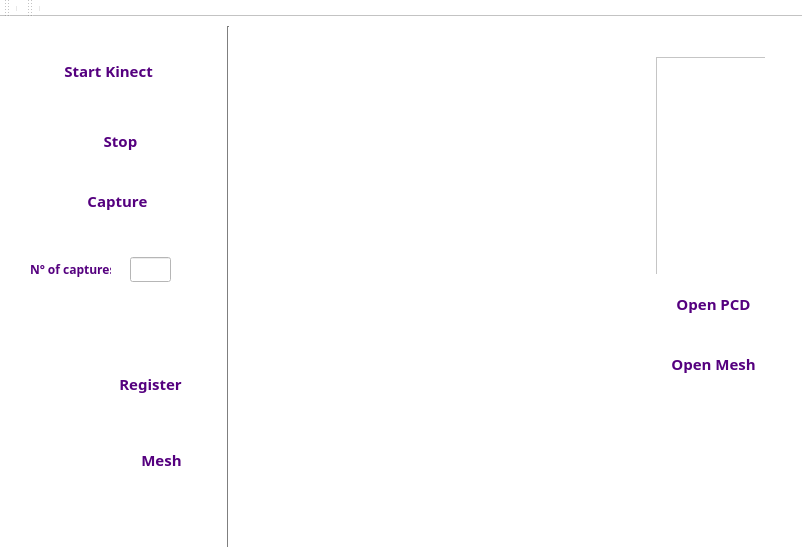
<?xml version="1.0" encoding="UTF-8"?>
<ui version="4.0">
 <class>MainWindow</class>
 <widget class="QMainWindow" name="MainWindow">
  <property name="geometry">
   <rect>
    <x>0</x>
    <y>0</y>
    <width>802</width>
    <height>553</height>
   </rect>
  </property>
  <property name="palette">
   <palette>
    <active>
     <colorrole role="WindowText">
      <brush brushstyle="SolidPattern">
       <color alpha="255">
        <red>0</red>
        <green>0</green>
        <blue>0</blue>
       </color>
      </brush>
     </colorrole>
     <colorrole role="Button">
      <brush brushstyle="SolidPattern">
       <color alpha="255">
        <red>255</red>
        <green>255</green>
        <blue>255</blue>
       </color>
      </brush>
     </colorrole>
     <colorrole role="Light">
      <brush brushstyle="SolidPattern">
       <color alpha="255">
        <red>255</red>
        <green>255</green>
        <blue>255</blue>
       </color>
      </brush>
     </colorrole>
     <colorrole role="Midlight">
      <brush brushstyle="SolidPattern">
       <color alpha="255">
        <red>255</red>
        <green>255</green>
        <blue>255</blue>
       </color>
      </brush>
     </colorrole>
     <colorrole role="Dark">
      <brush brushstyle="SolidPattern">
       <color alpha="255">
        <red>127</red>
        <green>127</green>
        <blue>127</blue>
       </color>
      </brush>
     </colorrole>
     <colorrole role="Mid">
      <brush brushstyle="SolidPattern">
       <color alpha="255">
        <red>170</red>
        <green>170</green>
        <blue>170</blue>
       </color>
      </brush>
     </colorrole>
     <colorrole role="Text">
      <brush brushstyle="SolidPattern">
       <color alpha="255">
        <red>0</red>
        <green>0</green>
        <blue>0</blue>
       </color>
      </brush>
     </colorrole>
     <colorrole role="BrightText">
      <brush brushstyle="SolidPattern">
       <color alpha="255">
        <red>255</red>
        <green>255</green>
        <blue>255</blue>
       </color>
      </brush>
     </colorrole>
     <colorrole role="ButtonText">
      <brush brushstyle="SolidPattern">
       <color alpha="255">
        <red>0</red>
        <green>0</green>
        <blue>0</blue>
       </color>
      </brush>
     </colorrole>
     <colorrole role="Base">
      <brush brushstyle="SolidPattern">
       <color alpha="255">
        <red>255</red>
        <green>255</green>
        <blue>255</blue>
       </color>
      </brush>
     </colorrole>
     <colorrole role="Window">
      <brush brushstyle="SolidPattern">
       <color alpha="255">
        <red>255</red>
        <green>255</green>
        <blue>255</blue>
       </color>
      </brush>
     </colorrole>
     <colorrole role="Shadow">
      <brush brushstyle="SolidPattern">
       <color alpha="255">
        <red>0</red>
        <green>0</green>
        <blue>0</blue>
       </color>
      </brush>
     </colorrole>
     <colorrole role="AlternateBase">
      <brush brushstyle="SolidPattern">
       <color alpha="255">
        <red>255</red>
        <green>255</green>
        <blue>255</blue>
       </color>
      </brush>
     </colorrole>
     <colorrole role="ToolTipBase">
      <brush brushstyle="SolidPattern">
       <color alpha="255">
        <red>255</red>
        <green>255</green>
        <blue>220</blue>
       </color>
      </brush>
     </colorrole>
     <colorrole role="ToolTipText">
      <brush brushstyle="SolidPattern">
       <color alpha="255">
        <red>0</red>
        <green>0</green>
        <blue>0</blue>
       </color>
      </brush>
     </colorrole>
    </active>
    <inactive>
     <colorrole role="WindowText">
      <brush brushstyle="SolidPattern">
       <color alpha="255">
        <red>0</red>
        <green>0</green>
        <blue>0</blue>
       </color>
      </brush>
     </colorrole>
     <colorrole role="Button">
      <brush brushstyle="SolidPattern">
       <color alpha="255">
        <red>255</red>
        <green>255</green>
        <blue>255</blue>
       </color>
      </brush>
     </colorrole>
     <colorrole role="Light">
      <brush brushstyle="SolidPattern">
       <color alpha="255">
        <red>255</red>
        <green>255</green>
        <blue>255</blue>
       </color>
      </brush>
     </colorrole>
     <colorrole role="Midlight">
      <brush brushstyle="SolidPattern">
       <color alpha="255">
        <red>255</red>
        <green>255</green>
        <blue>255</blue>
       </color>
      </brush>
     </colorrole>
     <colorrole role="Dark">
      <brush brushstyle="SolidPattern">
       <color alpha="255">
        <red>127</red>
        <green>127</green>
        <blue>127</blue>
       </color>
      </brush>
     </colorrole>
     <colorrole role="Mid">
      <brush brushstyle="SolidPattern">
       <color alpha="255">
        <red>170</red>
        <green>170</green>
        <blue>170</blue>
       </color>
      </brush>
     </colorrole>
     <colorrole role="Text">
      <brush brushstyle="SolidPattern">
       <color alpha="255">
        <red>0</red>
        <green>0</green>
        <blue>0</blue>
       </color>
      </brush>
     </colorrole>
     <colorrole role="BrightText">
      <brush brushstyle="SolidPattern">
       <color alpha="255">
        <red>255</red>
        <green>255</green>
        <blue>255</blue>
       </color>
      </brush>
     </colorrole>
     <colorrole role="ButtonText">
      <brush brushstyle="SolidPattern">
       <color alpha="255">
        <red>0</red>
        <green>0</green>
        <blue>0</blue>
       </color>
      </brush>
     </colorrole>
     <colorrole role="Base">
      <brush brushstyle="SolidPattern">
       <color alpha="255">
        <red>255</red>
        <green>255</green>
        <blue>255</blue>
       </color>
      </brush>
     </colorrole>
     <colorrole role="Window">
      <brush brushstyle="SolidPattern">
       <color alpha="255">
        <red>255</red>
        <green>255</green>
        <blue>255</blue>
       </color>
      </brush>
     </colorrole>
     <colorrole role="Shadow">
      <brush brushstyle="SolidPattern">
       <color alpha="255">
        <red>0</red>
        <green>0</green>
        <blue>0</blue>
       </color>
      </brush>
     </colorrole>
     <colorrole role="AlternateBase">
      <brush brushstyle="SolidPattern">
       <color alpha="255">
        <red>255</red>
        <green>255</green>
        <blue>255</blue>
       </color>
      </brush>
     </colorrole>
     <colorrole role="ToolTipBase">
      <brush brushstyle="SolidPattern">
       <color alpha="255">
        <red>255</red>
        <green>255</green>
        <blue>220</blue>
       </color>
      </brush>
     </colorrole>
     <colorrole role="ToolTipText">
      <brush brushstyle="SolidPattern">
       <color alpha="255">
        <red>0</red>
        <green>0</green>
        <blue>0</blue>
       </color>
      </brush>
     </colorrole>
    </inactive>
    <disabled>
     <colorrole role="WindowText">
      <brush brushstyle="SolidPattern">
       <color alpha="255">
        <red>127</red>
        <green>127</green>
        <blue>127</blue>
       </color>
      </brush>
     </colorrole>
     <colorrole role="Button">
      <brush brushstyle="SolidPattern">
       <color alpha="255">
        <red>255</red>
        <green>255</green>
        <blue>255</blue>
       </color>
      </brush>
     </colorrole>
     <colorrole role="Light">
      <brush brushstyle="SolidPattern">
       <color alpha="255">
        <red>255</red>
        <green>255</green>
        <blue>255</blue>
       </color>
      </brush>
     </colorrole>
     <colorrole role="Midlight">
      <brush brushstyle="SolidPattern">
       <color alpha="255">
        <red>255</red>
        <green>255</green>
        <blue>255</blue>
       </color>
      </brush>
     </colorrole>
     <colorrole role="Dark">
      <brush brushstyle="SolidPattern">
       <color alpha="255">
        <red>127</red>
        <green>127</green>
        <blue>127</blue>
       </color>
      </brush>
     </colorrole>
     <colorrole role="Mid">
      <brush brushstyle="SolidPattern">
       <color alpha="255">
        <red>170</red>
        <green>170</green>
        <blue>170</blue>
       </color>
      </brush>
     </colorrole>
     <colorrole role="Text">
      <brush brushstyle="SolidPattern">
       <color alpha="255">
        <red>127</red>
        <green>127</green>
        <blue>127</blue>
       </color>
      </brush>
     </colorrole>
     <colorrole role="BrightText">
      <brush brushstyle="SolidPattern">
       <color alpha="255">
        <red>255</red>
        <green>255</green>
        <blue>255</blue>
       </color>
      </brush>
     </colorrole>
     <colorrole role="ButtonText">
      <brush brushstyle="SolidPattern">
       <color alpha="255">
        <red>127</red>
        <green>127</green>
        <blue>127</blue>
       </color>
      </brush>
     </colorrole>
     <colorrole role="Base">
      <brush brushstyle="SolidPattern">
       <color alpha="255">
        <red>255</red>
        <green>255</green>
        <blue>255</blue>
       </color>
      </brush>
     </colorrole>
     <colorrole role="Window">
      <brush brushstyle="SolidPattern">
       <color alpha="255">
        <red>255</red>
        <green>255</green>
        <blue>255</blue>
       </color>
      </brush>
     </colorrole>
     <colorrole role="Shadow">
      <brush brushstyle="SolidPattern">
       <color alpha="255">
        <red>0</red>
        <green>0</green>
        <blue>0</blue>
       </color>
      </brush>
     </colorrole>
     <colorrole role="AlternateBase">
      <brush brushstyle="SolidPattern">
       <color alpha="255">
        <red>255</red>
        <green>255</green>
        <blue>255</blue>
       </color>
      </brush>
     </colorrole>
     <colorrole role="ToolTipBase">
      <brush brushstyle="SolidPattern">
       <color alpha="255">
        <red>255</red>
        <green>255</green>
        <blue>220</blue>
       </color>
      </brush>
     </colorrole>
     <colorrole role="ToolTipText">
      <brush brushstyle="SolidPattern">
       <color alpha="255">
        <red>0</red>
        <green>0</green>
        <blue>0</blue>
       </color>
      </brush>
     </colorrole>
    </disabled>
   </palette>
  </property>
  <property name="font">
   <font>
    <family>Ebrima</family>
    <pointsize>10</pointsize>
   </font>
  </property>
  <property name="windowTitle">
   <string>MainWindow</string>
  </property>
  <widget class="QWidget" name="centralWidget">
   <widget class="Line" name="Separator">
    <property name="geometry">
     <rect>
      <x>220</x>
      <y>9</y>
      <width>16</width>
      <height>521</height>
     </rect>
    </property>
    <property name="orientation">
     <enum>Qt::Vertical</enum>
    </property>
   </widget>
   <widget class="QWidget" name="layoutWidget">
    <property name="geometry">
     <rect>
      <x>255</x>
      <y>19</y>
      <width>521</width>
      <height>481</height>
     </rect>
    </property>
    <layout class="QVBoxLayout" name="Kinect_images">
     <item>
      <widget class="QWidget" name="Depht_image" native="true">
       <widget class="QListView" name="listView">
        <property name="geometry">
         <rect>
          <x>390</x>
          <y>10</y>
          <width>121</width>
          <height>221</height>
         </rect>
        </property>
       </widget>
       <widget class="QLabel" name="window">
        <property name="geometry">
         <rect>
          <x>0</x>
          <y>2</y>
          <width>331</width>
          <height>201</height>
         </rect>
        </property>
        <property name="text">
         <string/>
        </property>
       </widget>
      </widget>
     </item>
     <item>
      <widget class="QWidget" name="Color_image" native="true">
       <widget class="QToolButton" name="Register_button_6">
        <property name="geometry">
         <rect>
          <x>390</x>
          <y>0</y>
          <width>115</width>
          <height>47</height>
         </rect>
        </property>
        <property name="palette">
         <palette>
          <active>
           <colorrole role="ButtonText">
            <brush brushstyle="SolidPattern">
             <color alpha="255">
              <red>85</red>
              <green>0</green>
              <blue>127</blue>
             </color>
            </brush>
           </colorrole>
          </active>
          <inactive>
           <colorrole role="ButtonText">
            <brush brushstyle="SolidPattern">
             <color alpha="255">
              <red>85</red>
              <green>0</green>
              <blue>127</blue>
             </color>
            </brush>
           </colorrole>
          </inactive>
          <disabled>
           <colorrole role="ButtonText">
            <brush brushstyle="SolidPattern">
             <color alpha="255">
              <red>127</red>
              <green>127</green>
              <blue>127</blue>
             </color>
            </brush>
           </colorrole>
          </disabled>
         </palette>
        </property>
        <property name="font">
         <font>
          <family>Ebrima</family>
          <pointsize>11</pointsize>
          <weight>75</weight>
          <italic>false</italic>
          <bold>true</bold>
          <underline>false</underline>
          <strikeout>false</strikeout>
          <kerning>false</kerning>
         </font>
        </property>
        <property name="mouseTracking">
         <bool>true</bool>
        </property>
        <property name="layoutDirection">
         <enum>Qt::RightToLeft</enum>
        </property>
        <property name="autoFillBackground">
         <bool>false</bool>
        </property>
        <property name="inputMethodHints">
         <set>Qt::ImhNone</set>
        </property>
        <property name="text">
         <string>Open PCD</string>
        </property>
        <property name="iconSize">
         <size>
          <width>40</width>
          <height>40</height>
         </size>
        </property>
        <property name="popupMode">
         <enum>QToolButton::DelayedPopup</enum>
        </property>
        <property name="toolButtonStyle">
         <enum>Qt::ToolButtonTextBesideIcon</enum>
        </property>
        <property name="autoRaise">
         <bool>true</bool>
        </property>
       </widget>
       <widget class="QToolButton" name="Register_button_7">
        <property name="geometry">
         <rect>
          <x>390</x>
          <y>60</y>
          <width>115</width>
          <height>47</height>
         </rect>
        </property>
        <property name="palette">
         <palette>
          <active>
           <colorrole role="ButtonText">
            <brush brushstyle="SolidPattern">
             <color alpha="255">
              <red>85</red>
              <green>0</green>
              <blue>127</blue>
             </color>
            </brush>
           </colorrole>
          </active>
          <inactive>
           <colorrole role="ButtonText">
            <brush brushstyle="SolidPattern">
             <color alpha="255">
              <red>85</red>
              <green>0</green>
              <blue>127</blue>
             </color>
            </brush>
           </colorrole>
          </inactive>
          <disabled>
           <colorrole role="ButtonText">
            <brush brushstyle="SolidPattern">
             <color alpha="255">
              <red>127</red>
              <green>127</green>
              <blue>127</blue>
             </color>
            </brush>
           </colorrole>
          </disabled>
         </palette>
        </property>
        <property name="font">
         <font>
          <family>Ebrima</family>
          <pointsize>11</pointsize>
          <weight>75</weight>
          <italic>false</italic>
          <bold>true</bold>
          <underline>false</underline>
          <strikeout>false</strikeout>
          <kerning>false</kerning>
         </font>
        </property>
        <property name="mouseTracking">
         <bool>true</bool>
        </property>
        <property name="layoutDirection">
         <enum>Qt::RightToLeft</enum>
        </property>
        <property name="autoFillBackground">
         <bool>false</bool>
        </property>
        <property name="inputMethodHints">
         <set>Qt::ImhNone</set>
        </property>
        <property name="text">
         <string>Open Mesh</string>
        </property>
        <property name="iconSize">
         <size>
          <width>40</width>
          <height>40</height>
         </size>
        </property>
        <property name="popupMode">
         <enum>QToolButton::DelayedPopup</enum>
        </property>
        <property name="toolButtonStyle">
         <enum>Qt::ToolButtonTextBesideIcon</enum>
        </property>
        <property name="autoRaise">
         <bool>true</bool>
        </property>
       </widget>
      </widget>
     </item>
    </layout>
   </widget>
   <widget class="QToolButton" name="Stop_Kinect">
    <property name="geometry">
     <rect>
      <x>80</x>
      <y>100</y>
      <width>81</width>
      <height>47</height>
     </rect>
    </property>
    <property name="palette">
     <palette>
      <active>
       <colorrole role="ButtonText">
        <brush brushstyle="SolidPattern">
         <color alpha="255">
          <red>85</red>
          <green>0</green>
          <blue>127</blue>
         </color>
        </brush>
       </colorrole>
      </active>
      <inactive>
       <colorrole role="ButtonText">
        <brush brushstyle="SolidPattern">
         <color alpha="255">
          <red>85</red>
          <green>0</green>
          <blue>127</blue>
         </color>
        </brush>
       </colorrole>
      </inactive>
      <disabled>
       <colorrole role="ButtonText">
        <brush brushstyle="SolidPattern">
         <color alpha="255">
          <red>127</red>
          <green>127</green>
          <blue>127</blue>
         </color>
        </brush>
       </colorrole>
      </disabled>
     </palette>
    </property>
    <property name="font">
     <font>
      <family>Ebrima</family>
      <pointsize>11</pointsize>
      <weight>75</weight>
      <italic>false</italic>
      <bold>true</bold>
      <underline>false</underline>
      <strikeout>false</strikeout>
      <kerning>false</kerning>
     </font>
    </property>
    <property name="mouseTracking">
     <bool>true</bool>
    </property>
    <property name="layoutDirection">
     <enum>Qt::RightToLeft</enum>
    </property>
    <property name="autoFillBackground">
     <bool>false</bool>
    </property>
    <property name="inputMethodHints">
     <set>Qt::ImhNone</set>
    </property>
    <property name="text">
     <string>Stop</string>
    </property>
    <property name="icon">
     <iconset>
      <normaloff>img/power_off.png</normaloff>img/power_off.png</iconset>
    </property>
    <property name="iconSize">
     <size>
      <width>30</width>
      <height>30</height>
     </size>
    </property>
    <property name="popupMode">
     <enum>QToolButton::DelayedPopup</enum>
    </property>
    <property name="toolButtonStyle">
     <enum>Qt::ToolButtonTextBesideIcon</enum>
    </property>
    <property name="autoRaise">
     <bool>true</bool>
    </property>
   </widget>
   <widget class="QToolButton" name="Start_Kinect">
    <property name="geometry">
     <rect>
      <x>30</x>
      <y>20</y>
      <width>161</width>
      <height>67</height>
     </rect>
    </property>
    <property name="palette">
     <palette>
      <active>
       <colorrole role="ButtonText">
        <brush brushstyle="SolidPattern">
         <color alpha="255">
          <red>85</red>
          <green>0</green>
          <blue>127</blue>
         </color>
        </brush>
       </colorrole>
      </active>
      <inactive>
       <colorrole role="ButtonText">
        <brush brushstyle="SolidPattern">
         <color alpha="255">
          <red>85</red>
          <green>0</green>
          <blue>127</blue>
         </color>
        </brush>
       </colorrole>
      </inactive>
      <disabled>
       <colorrole role="ButtonText">
        <brush brushstyle="SolidPattern">
         <color alpha="255">
          <red>127</red>
          <green>127</green>
          <blue>127</blue>
         </color>
        </brush>
       </colorrole>
      </disabled>
     </palette>
    </property>
    <property name="font">
     <font>
      <family>Ebrima</family>
      <pointsize>11</pointsize>
      <weight>75</weight>
      <italic>false</italic>
      <bold>true</bold>
      <underline>false</underline>
      <strikeout>false</strikeout>
      <kerning>false</kerning>
     </font>
    </property>
    <property name="mouseTracking">
     <bool>true</bool>
    </property>
    <property name="layoutDirection">
     <enum>Qt::RightToLeft</enum>
    </property>
    <property name="autoFillBackground">
     <bool>false</bool>
    </property>
    <property name="inputMethodHints">
     <set>Qt::ImhNone</set>
    </property>
    <property name="text">
     <string>Start Kinect </string>
    </property>
    <property name="icon">
     <iconset>
      <normaloff>img/kinect.png</normaloff>img/kinect.png</iconset>
    </property>
    <property name="iconSize">
     <size>
      <width>70</width>
      <height>60</height>
     </size>
    </property>
    <property name="popupMode">
     <enum>QToolButton::DelayedPopup</enum>
    </property>
    <property name="toolButtonStyle">
     <enum>Qt::ToolButtonTextBesideIcon</enum>
    </property>
    <property name="autoRaise">
     <bool>true</bool>
    </property>
    <property name="arrowType">
     <enum>Qt::NoArrow</enum>
    </property>
   </widget>
   <widget class="QToolButton" name="Register_button_2">
    <property name="geometry">
     <rect>
      <x>60</x>
      <y>160</y>
      <width>115</width>
      <height>47</height>
     </rect>
    </property>
    <property name="palette">
     <palette>
      <active>
       <colorrole role="ButtonText">
        <brush brushstyle="SolidPattern">
         <color alpha="255">
          <red>85</red>
          <green>0</green>
          <blue>127</blue>
         </color>
        </brush>
       </colorrole>
      </active>
      <inactive>
       <colorrole role="ButtonText">
        <brush brushstyle="SolidPattern">
         <color alpha="255">
          <red>85</red>
          <green>0</green>
          <blue>127</blue>
         </color>
        </brush>
       </colorrole>
      </inactive>
      <disabled>
       <colorrole role="ButtonText">
        <brush brushstyle="SolidPattern">
         <color alpha="255">
          <red>127</red>
          <green>127</green>
          <blue>127</blue>
         </color>
        </brush>
       </colorrole>
      </disabled>
     </palette>
    </property>
    <property name="font">
     <font>
      <family>Ebrima</family>
      <pointsize>11</pointsize>
      <weight>75</weight>
      <italic>false</italic>
      <bold>true</bold>
      <underline>false</underline>
      <strikeout>false</strikeout>
      <kerning>false</kerning>
     </font>
    </property>
    <property name="mouseTracking">
     <bool>true</bool>
    </property>
    <property name="layoutDirection">
     <enum>Qt::RightToLeft</enum>
    </property>
    <property name="autoFillBackground">
     <bool>false</bool>
    </property>
    <property name="inputMethodHints">
     <set>Qt::ImhNone</set>
    </property>
    <property name="text">
     <string>Capture</string>
    </property>
    <property name="icon">
     <iconset>
      <normaloff>img/shutter.png</normaloff>img/shutter.png</iconset>
    </property>
    <property name="iconSize">
     <size>
      <width>40</width>
      <height>40</height>
     </size>
    </property>
    <property name="popupMode">
     <enum>QToolButton::DelayedPopup</enum>
    </property>
    <property name="toolButtonStyle">
     <enum>Qt::ToolButtonTextBesideIcon</enum>
    </property>
    <property name="autoRaise">
     <bool>true</bool>
    </property>
   </widget>
   <widget class="QLineEdit" name="Captures_edit">
    <property name="geometry">
     <rect>
      <x>130</x>
      <y>240</y>
      <width>41</width>
      <height>25</height>
     </rect>
    </property>
    <property name="font">
     <font>
      <italic>false</italic>
     </font>
    </property>
    <property name="echoMode">
     <enum>QLineEdit::Normal</enum>
    </property>
   </widget>
   <widget class="QLabel" name="label">
    <property name="geometry">
     <rect>
      <x>30</x>
      <y>240</y>
      <width>81</width>
      <height>25</height>
     </rect>
    </property>
    <property name="palette">
     <palette>
      <active>
       <colorrole role="WindowText">
        <brush brushstyle="SolidPattern">
         <color alpha="255">
          <red>85</red>
          <green>0</green>
          <blue>127</blue>
         </color>
        </brush>
       </colorrole>
       <colorrole role="Text">
        <brush brushstyle="SolidPattern">
         <color alpha="255">
          <red>85</red>
          <green>0</green>
          <blue>127</blue>
         </color>
        </brush>
       </colorrole>
      </active>
      <inactive>
       <colorrole role="WindowText">
        <brush brushstyle="SolidPattern">
         <color alpha="255">
          <red>85</red>
          <green>0</green>
          <blue>127</blue>
         </color>
        </brush>
       </colorrole>
       <colorrole role="Text">
        <brush brushstyle="SolidPattern">
         <color alpha="255">
          <red>85</red>
          <green>0</green>
          <blue>127</blue>
         </color>
        </brush>
       </colorrole>
      </inactive>
      <disabled>
       <colorrole role="WindowText">
        <brush brushstyle="SolidPattern">
         <color alpha="255">
          <red>127</red>
          <green>127</green>
          <blue>127</blue>
         </color>
        </brush>
       </colorrole>
       <colorrole role="Text">
        <brush brushstyle="SolidPattern">
         <color alpha="255">
          <red>127</red>
          <green>127</green>
          <blue>127</blue>
         </color>
        </brush>
       </colorrole>
      </disabled>
     </palette>
    </property>
    <property name="font">
     <font>
      <family>Ebrima</family>
      <pointsize>9</pointsize>
      <weight>75</weight>
      <bold>true</bold>
     </font>
    </property>
    <property name="text">
     <string>N° of captures:</string>
    </property>
   </widget>
   <widget class="QWidget" name="layoutWidget">
    <property name="geometry">
     <rect>
      <x>30</x>
      <y>300</y>
      <width>171</width>
      <height>211</height>
     </rect>
    </property>
    <layout class="QVBoxLayout" name="verticalLayout_2">
     <item>
      <widget class="QToolButton" name="Register_button">
       <property name="palette">
        <palette>
         <active>
          <colorrole role="ButtonText">
           <brush brushstyle="SolidPattern">
            <color alpha="255">
             <red>85</red>
             <green>0</green>
             <blue>127</blue>
            </color>
           </brush>
          </colorrole>
         </active>
         <inactive>
          <colorrole role="ButtonText">
           <brush brushstyle="SolidPattern">
            <color alpha="255">
             <red>85</red>
             <green>0</green>
             <blue>127</blue>
            </color>
           </brush>
          </colorrole>
         </inactive>
         <disabled>
          <colorrole role="ButtonText">
           <brush brushstyle="SolidPattern">
            <color alpha="255">
             <red>127</red>
             <green>127</green>
             <blue>127</blue>
            </color>
           </brush>
          </colorrole>
         </disabled>
        </palette>
       </property>
       <property name="font">
        <font>
         <family>Ebrima</family>
         <pointsize>11</pointsize>
         <weight>75</weight>
         <italic>false</italic>
         <bold>true</bold>
         <underline>false</underline>
         <strikeout>false</strikeout>
         <kerning>false</kerning>
        </font>
       </property>
       <property name="mouseTracking">
        <bool>true</bool>
       </property>
       <property name="layoutDirection">
        <enum>Qt::RightToLeft</enum>
       </property>
       <property name="autoFillBackground">
        <bool>false</bool>
       </property>
       <property name="inputMethodHints">
        <set>Qt::ImhNone</set>
       </property>
       <property name="text">
        <string>Register</string>
       </property>
       <property name="icon">
        <iconset>
         <normaloff>img/point_cloud.png</normaloff>img/point_cloud.png</iconset>
       </property>
       <property name="iconSize">
        <size>
         <width>60</width>
         <height>70</height>
        </size>
       </property>
       <property name="popupMode">
        <enum>QToolButton::DelayedPopup</enum>
       </property>
       <property name="toolButtonStyle">
        <enum>Qt::ToolButtonTextBesideIcon</enum>
       </property>
       <property name="autoRaise">
        <bool>true</bool>
       </property>
      </widget>
     </item>
     <item>
      <widget class="QToolButton" name="Mesh_button">
       <property name="palette">
        <palette>
         <active>
          <colorrole role="ButtonText">
           <brush brushstyle="SolidPattern">
            <color alpha="255">
             <red>85</red>
             <green>0</green>
             <blue>127</blue>
            </color>
           </brush>
          </colorrole>
         </active>
         <inactive>
          <colorrole role="ButtonText">
           <brush brushstyle="SolidPattern">
            <color alpha="255">
             <red>85</red>
             <green>0</green>
             <blue>127</blue>
            </color>
           </brush>
          </colorrole>
         </inactive>
         <disabled>
          <colorrole role="ButtonText">
           <brush brushstyle="SolidPattern">
            <color alpha="255">
             <red>127</red>
             <green>127</green>
             <blue>127</blue>
            </color>
           </brush>
          </colorrole>
         </disabled>
        </palette>
       </property>
       <property name="font">
        <font>
         <family>Ebrima</family>
         <pointsize>11</pointsize>
         <weight>75</weight>
         <italic>false</italic>
         <bold>true</bold>
         <underline>false</underline>
         <strikeout>false</strikeout>
         <kerning>false</kerning>
        </font>
       </property>
       <property name="mouseTracking">
        <bool>true</bool>
       </property>
       <property name="layoutDirection">
        <enum>Qt::RightToLeft</enum>
       </property>
       <property name="autoFillBackground">
        <bool>false</bool>
       </property>
       <property name="inputMethodHints">
        <set>Qt::ImhNone</set>
       </property>
       <property name="text">
        <string>Mesh</string>
       </property>
       <property name="icon">
        <iconset>
         <normaloff>img/mesh.png</normaloff>img/mesh.png</iconset>
       </property>
       <property name="iconSize">
        <size>
         <width>70</width>
         <height>80</height>
        </size>
       </property>
       <property name="popupMode">
        <enum>QToolButton::DelayedPopup</enum>
       </property>
       <property name="toolButtonStyle">
        <enum>Qt::ToolButtonTextBesideIcon</enum>
       </property>
       <property name="autoRaise">
        <bool>true</bool>
       </property>
      </widget>
     </item>
    </layout>
   </widget>
   <zorder>layoutWidget</zorder>
   <zorder>layoutWidget</zorder>
   <zorder>Separator</zorder>
   <zorder>Captures_edit</zorder>
   <zorder>label</zorder>
   <zorder>Stop_Kinect</zorder>
   <zorder>Register_button_2</zorder>
   <zorder>Start_Kinect</zorder>
  </widget>
  <widget class="QToolBar" name="mainToolBar">
   <attribute name="toolBarArea">
    <enum>TopToolBarArea</enum>
   </attribute>
   <attribute name="toolBarBreak">
    <bool>false</bool>
   </attribute>
   <addaction name="separator"/>
  </widget>
  <widget class="QToolBar" name="toolBar">
   <property name="windowTitle">
    <string>toolBar</string>
   </property>
   <attribute name="toolBarArea">
    <enum>TopToolBarArea</enum>
   </attribute>
   <attribute name="toolBarBreak">
    <bool>false</bool>
   </attribute>
   <addaction name="separator"/>
  </widget>
 </widget>
 <layoutdefault spacing="6" margin="11"/>
 <resources/>
 <connections/>
</ui>
